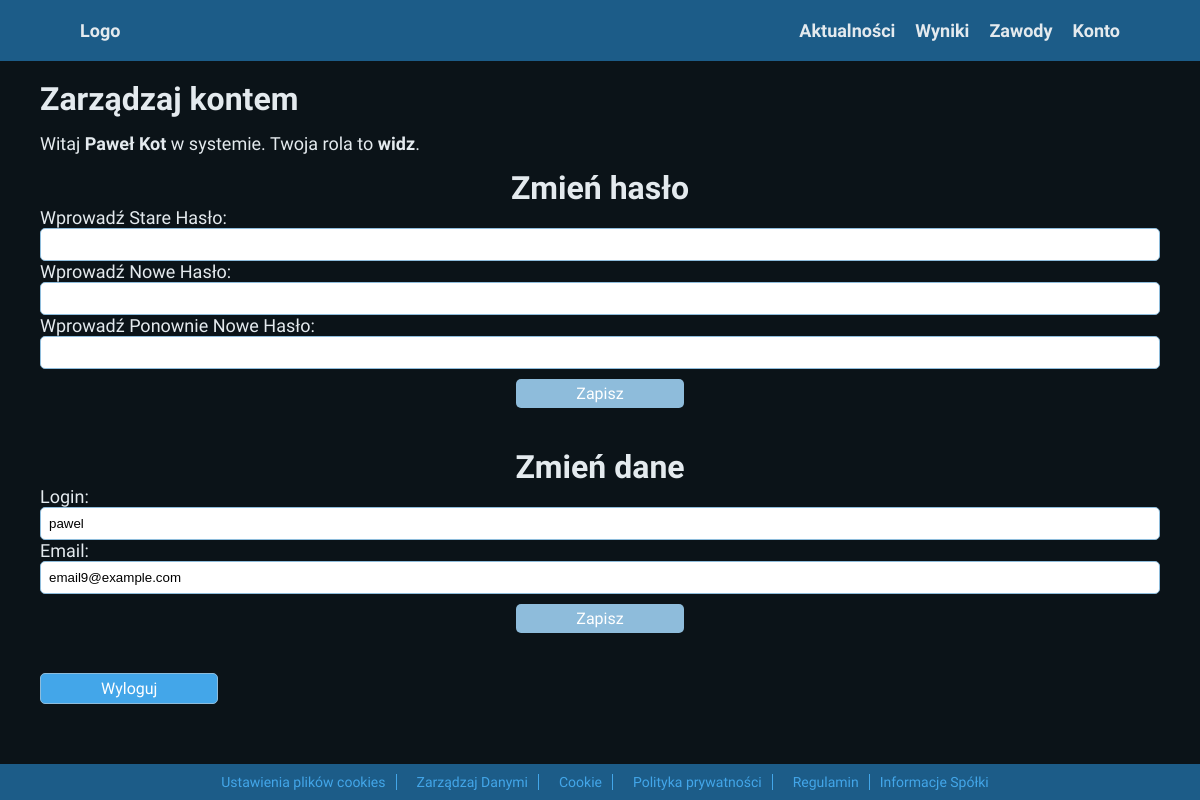
Page /konto.php (signed in) on the committed database.
### konto.php (the view, shortened to what this page needs)
<?php
$current_email = $_SESSION['uzytkownik'];
$current_login = $_SESSION['uzytkownik'];
try {
    $polaczenie = otworz_polaczenie();
    $zapytanie = "SELECT email, Imie, Nazwisko, role FROM użytkownicy WHERE login = ?";
    $stmt = mysqli_prepare($polaczenie, $zapytanie);
    mysqli_stmt_bind_param($stmt, "s", $_SESSION['uzytkownik']);
    mysqli_stmt_execute($stmt);
    $wynik = mysqli_stmt_get_result($stmt);
    if ($wiersz = mysqli_fetch_assoc($wynik)) {
        $current_email = $wiersz['email'];
        $current_imie = $wiersz['Imie'];
        $current_nazwisko = $wiersz['Nazwisko'];
        $current_rola = $wiersz['role'];
    }
} catch (Exception $e) {
    logError("Wystąpił błąd: " . $e->getMessage());
    $blad = "Wystąpił błąd: " . $e->getMessage();
}
?>
<!DOCTYPE html>
<html lang="en">
<head>
    <link rel="stylesheet" href="style.css">
</head>
<body class="body">
    <header class="flexbox">
        <div class="margines-header flexbox body-bold">
            <div><a href="index.php">Logo</a></div>
            <div class="flexbox header-links">
                <div><a href="aktualności.php">Aktualności</a></div>
                <div><a href="wyniki.php">Wyniki</a></div>
                <div><a href="zawody.php">Zawody</a></div>
                <?php if (isset($_SESSION['zalogowany']) && $_SESSION['zalogowany']): ?>
                    <div><a href="konto.php">Konto</a></div>
                <?php else: ?>
                    <div><a href="logowanie.php">Logowanie</a></div>
                <?php endif; ?>
            </div>
        </div>
    </header>
    <main>
        <section class="flexbox konto">
            <div class="margines">
                <h2 class="title">Zarządzaj kontem</h2>
                <p>Witaj <span class="body-bold"><?= htmlspecialchars($current_imie) ?></span> <span class="body-bold"><?= htmlspecialchars($current_nazwisko) ?></span> w systemie. Twoja rola to <span class="body-bold"><?= htmlspecialchars($current_rola) ?></span>.</p>
                <ul class="title">Zmień hasło</ul>
                <li>
                    <form action="" method="POST" class="flexbox konto-zmiana-hasla">
                        <div><label for="stare_haslo">Wprowadź Stare Hasło: </label>
                            <input type="password" name="stare_haslo" id="stare_haslo" required>
                        </div>
                        <div><label for="nowe_haslo">Wprowadź Nowe Hasło: </label>
                            <input type="password" name="nowe_haslo" id="nowe_haslo" required>
                        </div>
                        <div><label for="ponownie_nowe_haslo">Wprowadź Ponownie Nowe Hasło: </label>
                            <input type="password" name="ponownie_nowe_haslo" id="ponownie_nowe_haslo" required>
                        </div>
                        <input type="submit" value="Zapisz" class="button">
                    </form>
                </li>
                <ul class="title">Zmień dane</ul>
                <li>
                    <form action="" method="POST" class="flexbox konto-zmiana-danych">
                        <div><label for="login">Login: </label>
                            <input type="text" name="login" value="<?= htmlspecialchars($current_login) ?>" id="login" required>
                        </div>
                        <div><label for="email">Email: </label>
                            <input type="email" name="email" value="<?= htmlspecialchars($current_email) ?>" id="email" required>
                        </div>
                        <input type="submit" value="Zapisz" class="button">
                    </form>
                </li>
                <div class="flexbox konto-przyciski">
                    <div class="flexbox">
                        <a href="?logout=true" class="button2">Wyloguj</a>
                    </div>
                </div>
            </div>
        </section>
    </main>
    <footer class="flexbox">
        <div class="margines flexbox footer-cont">
            <div class="small footer-item"><a href="#">Ustawienia plików cookies</a></div>
            <div class="small footer-item"><a href="#">Zarządzaj Danymi</a></div>
            <div class="small footer-item"><a href="#">Cookie</a></div>
            <div class="small footer-item"><a href="#">Polityka prywatności</a></div>
            <div class="small footer-item"><a href="#">Regulamin</a></div>
            <div class="small"><a href="#">Informacje Spółki</a></div>
        </div>
    </footer>
</body>
</html>

### style.css (style rules this page uses)
:root { --text-color: #e4eaee; --background-color: #0b1318; --primary-color: #8ebcdb; --secondary-color: #1c5c88; --accent-color: #43a6e9; --font: "Mukta Mahee", sans-serif; }
* { margin: 0; padding: 0; box-sizing: border-box; }
html, body { height: 100%; margin: 0; display: flex; flex-direction: column; }
body { color: var(--text-color); background-color: var(--background-color); display: flex; flex-direction: column; margin-top: 70px; }
main { flex: 1; }
h1, h2, h3, h4, h5, h6 { margin-bottom: 15px; }
p { margin-bottom: 15px; }
a { color: var(--accent-color); text-decoration: none; }
header { position: fixed; top: 0; left: 0; width: 100%; z-index: 1000; }
header a { color: var(--text-color); }
.button { font-family: var(--font); font-size: 16px; background-color: var(--primary-color); color: white; border: none; padding: 5px 10px; cursor: pointer; border-radius: 5px; }
.button2 { font-family: var(--font); font-size: 16px; background-color: var(--accent-color); border: 1px solid var(--primary-color) !important; color: white; border: none; padding: 5px 10px; cursor: pointer; border-radius: 5px; }
.title { font-family: var(--font); font-size: 32px; font-weight: 700; margin-top: 10px; }
.body { font-family: var(--font); font-size: 18px; font-weight: 400; }
.body-bold { font-family: var(--font); font-size: 18px; font-weight: 700; }
.small { font-family: var(--font); font-size: 14px; font-weight: 400; }
.margines-header { margin: 0px 40px; width: 100%; max-width: 2000px; justify-content: space-between !important; }
.margines { margin: 0px 40px; width: 100%; max-width: 1440px; justify-content: space-between !important; }
header { background-color: var(--secondary-color); padding: 20px 40px; }
.flexbox { display: flex; flex-direction: row; align-items: center; justify-content: center; }
.header-links div { margin-left: 20px; }
.konto ul { text-align: center; }
.konto li { list-style-type: none; margin-bottom: 40px; }
form.flexbox div { width: 100%; }
form.flexbox input[type="password"], form.flexbox input[type="text"], form.flexbox input[type="email"], form.flexbox input[type="date"] { width: 100%; padding: 8px; border: 1px solid var(--primary-color); border-radius: 5px; }
.konto-zmiana-hasla, .konto-zmiana-danych { flex-direction: column; }
.konto-zmiana-hasla input[type="submit"], .konto-zmiana-danych input[type="submit"] { margin-top: 10px; }
.konto .button, .konto .button2 { padding: 5px 60px; }
.konto-przyciski { justify-content: flex-start; gap: 20px; }
footer { background-color: var(--secondary-color); text-align: center; padding: 10px 40px; width: 100%; }
.footer-cont { justify-content: center !important; gap: 10px; }
.footer-item { padding: 0px 10px; border-right: 1px solid var(--accent-color); }

### rows in the picture
użytkownicy: Imie "Paweł", Nazwisko "Kot", role "widz", email "email9@example.com"
